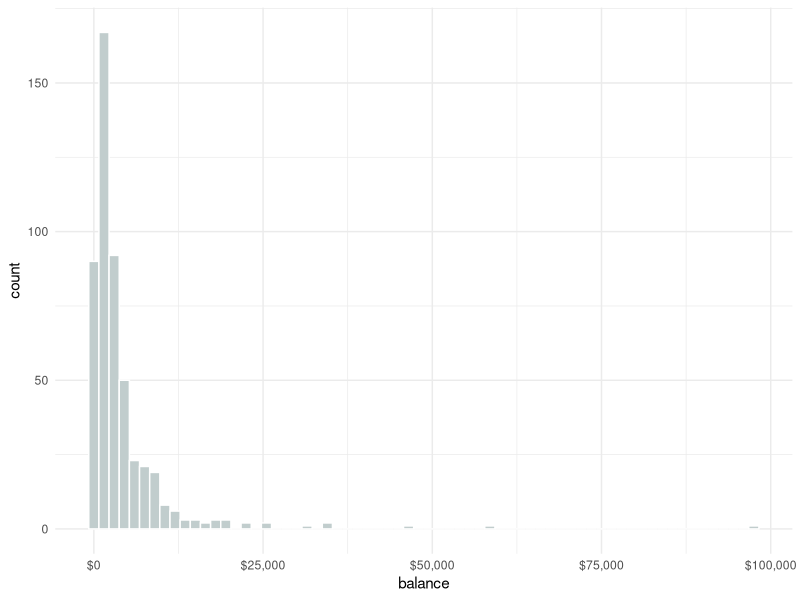
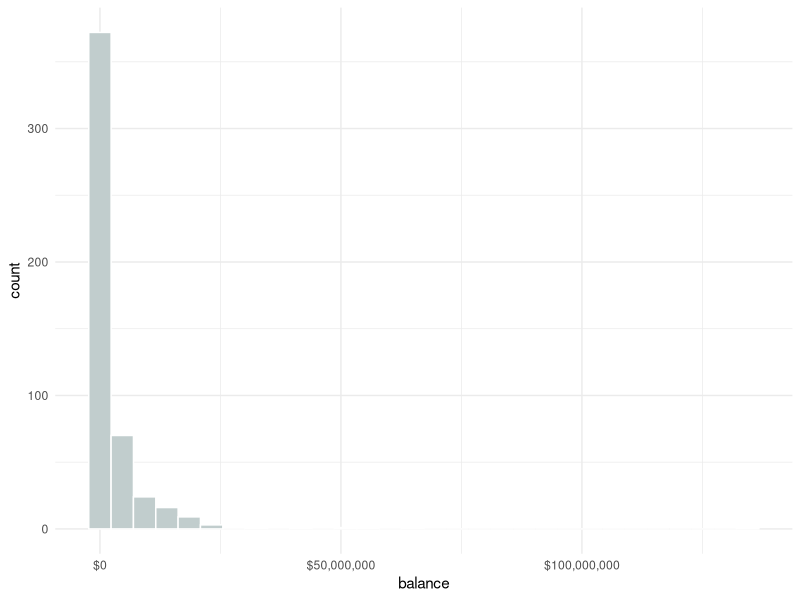

Recreate these plots in R, in order.
## ---- chunk 1
knitr::opts_chunk$set(echo = TRUE)
library(gridExtra)
library(tidyverse)
theme_set(theme_minimal())
## ---- chunk 2
bettor_bankroll_sim <- function(bets=500, bet_size_p=0.05, bank_roll=1000, winPct=.5) {
  results <- rep(0, bets)
  for (i in 1:length(results)) {
    bet <- bet_size_p * bank_roll
    bet <- sample(c(bet, (bet+(bet*.1))*-1),1, prob = c(winPct, (1-winPct)))
    bank_roll <- sum(bank_roll, bet)
    results[i] <- bank_roll
  }
  results
}

bettor_bankroll_sim(500, .05, 1000) %>% head()
## ---- chunk 3
df <- bind_cols(as_data_frame(replicate(500, bettor_bankroll_sim())))
names(df) <- map_chr(1:500, function(.x) {
  paste0("bettor_", .x)
})
sum(tail(df, 1) > 1000)
## ---- chunk 4
df <-
  bind_cols(as_data_frame(replicate(500, bettor_bankroll_sim(winPct = .55))))
names(df) <- map_chr(1:500, function(.x) {
  paste0("bettor_", .x)
})
sum(tail(df, 1) > 1000)
## ---- chunk 5
df %>% 
  tail(1) %>% 
  rowMeans()
## ---- chunk 6
df %>% 
  tail(1) %>% 
  gather(bettor, balance, 1:500) %>% 
  ggplot(., aes(balance)) +
    geom_histogram(fill = "azure3", col="white", binwidth = 1500) +
    scale_x_continuous(labels = scales::dollar) +
    theme_minimal()
  
## ---- chunk 7
df <-
  bind_cols(as_data_frame(replicate(
    500, bettor_bankroll_sim(bets = 1000, winPct = .60)
  )))

df %>% 
  tail(1) %>% 
  gather(bettor, balance, 1:500) %>% 
  ggplot(., aes(balance)) +
    geom_histogram(fill = "azure3", col="white") +
    scale_x_continuous(labels = scales::dollar) +
    theme_minimal()
## ---- chunk 8
df %>% 
  tail(1) %>% 
  rowMeans()
## ---- chunk 9
df %>% 
  tail(1) %>% 
  t() %>% 
  summary()
